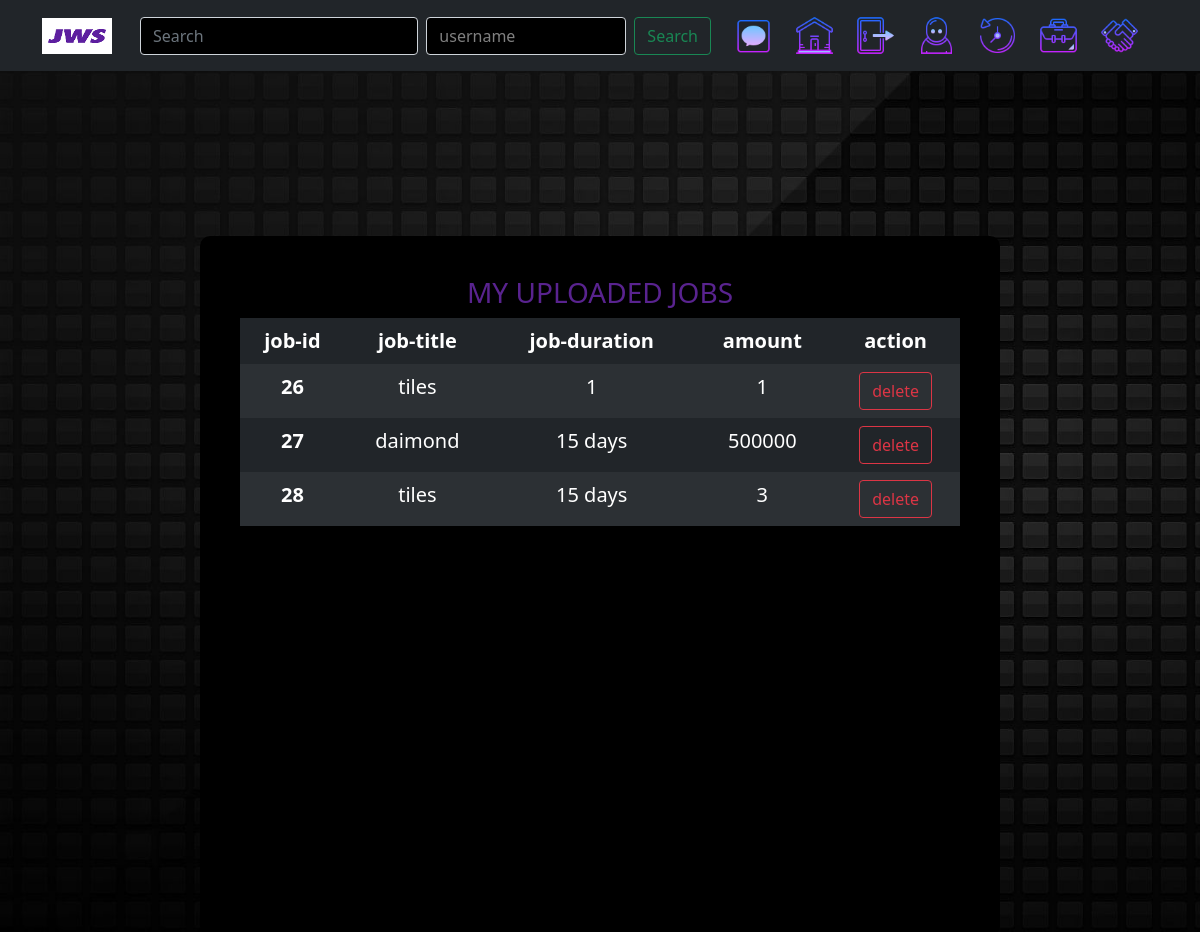
The page /jobs/myjobs (signed in) on the database as committed earlier.
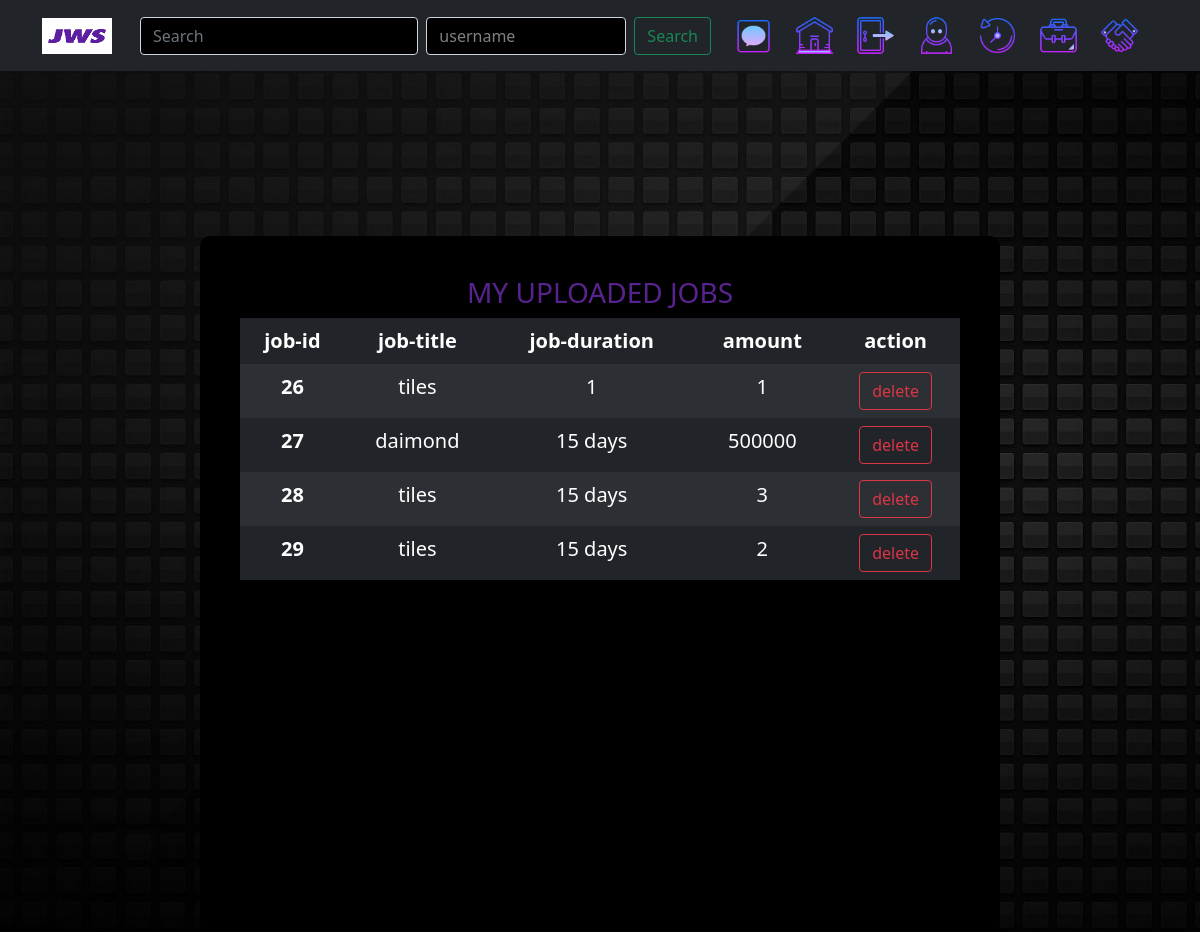
The same page on the database as committed later.
### jobs/models.py (models this page shows, shortened)
class jobs(models.Model):
    job_id=models.AutoField
    job_type=models.CharField(max_length=20)
    job_title=models.CharField(max_length=20)
    job_amount=models.IntegerField()
    job_description=models.CharField(max_length=300)
    job_duration=models.CharField(max_length=30)
    job_image=models.ImageField(upload_to='profile_pics')
    user=models.CharField(max_length=20,null=True)
    job_company=models.CharField(max_length=30,null=False,default='pvt.ltd')

### jobs/views.py (the view)
# urls.py: path("myjobs",views.myjobs,name="myjobs"),
def myjobs(request):
    if request.method=='GET':
        username=request.session['uname']
        jb=jobs()
        myjobs=jobs.objects.filter(user=username)
        jobsend={'total_jobs':myjobs,'job':jb}
        return render(request,'jobs/myjobs.html',jobsend)

### jobs/templates/jobs/myjobs.html (shortened to what this page needs)
{% extends 'jobs/base.html' %}
{% load static %}
{%block css %}<link rel="stylesheet" href="{% static 'history.css' %}"/>{%endblock%}
{% block body%}
<div class="profile">
    <table class="table table-striped table-hover table-dark table-borderless">
      <h3>MY UPLOADED JOBS</h3>
        <thead>
          <tr>
            <th scope="col">job-id</th>
            <th scope="col">job-title</th>
            <th scope="col">job-duration</th>
            <th scope="col">amount</th>
            <th scope="col">action</th>
          </tr>
        </thead>
        <tbody>
          {% for i in total_jobs %}
          <tr>
            <th scope="row">{{i.id}}</th>
            <td>{{i.job_title}}</td>
            <td>{{i.job_duration}}</td>
            <td>{{i.job_amount}}</td>
            <td><a href="{% url 'dltjob' i.id %}"><button class="btn btn-outline-danger">delete</button></a></td>
          </tr>
          {% endfor %}
        </tbody>
      </table>
</div>
{%endblock%}

### jobs/templates/jobs/base.html (shortened to what this page needs)
{% load static %}
<!DOCTYPE html>
<html lang="en">
<head>
  <link href="https://cdn.jsdelivr.net/npm/bootstrap@5.1.3/dist/css/bootstrap.min.css" rel="stylesheet">
  <link href="https://cdn.jsdelivr.net/npm/bootstrap@5.1.3/dist/css/bootstrap.min.css" rel="stylesheet"
>
        <link rel="stylesheet" href="{% static 'home.css' %}">
  {% block css%}
  {%endblock%}
</head>
<body>
  <nav class="navbar navbar-expand-lg navbar-dark bg-dark static-top">
    <div class="container">
      <a class="navbar-brand" href="{% url 'homepage' %}">
        <img src="{%static 'logo.png'%}" alt="..." height="36" width="70">
      </a>
      <div class="container-fluid">
        <form class="d-flex" method="post" action="/search">
          <input class="form-control me-2" type="search" placeholder="Search" name="search" aria-label="Search">
          <select class="form-select" style="width: 200px;color: gray;" name="search_cat" aria-label="Default select example">
            <option value="username"selected>username</option>
          </select>
        <form class="d-flex">
          <button class="btn btn-outline-success mx-2" type="submit">Search</button>
        </form>
      </div>
      <div class="collapse navbar-collapse" id="navbarSupportedContent">
        <ul class="navbar-nav ms-auto">
          <a class="navbar-brand" href="{% url 'gotochat' %}">
            <img src="{% static 'chat1.png' %}" alt="" width="45" height="45">
          <a class="navbar-brand" href="{% url 'homepage' %}">
            <img src="{% static 'home.png'%}" alt="" width="45" height="45">
          </a>
          <a class="navbar-brand" href="{% url 'logout' %}">
            <img src="{% static 'logout.png' %}" alt="" width="45" height="45">
          </a>
          <a class="navbar-brand" href="{% url 'profilepage' %}">
            <img src="{% static 'profile (2).png' %}" alt="" width="45" height="45">
          </a>
          <a class="navbar-brand" href="{% url 'allhistory' %}">
            <img src="{% static 'history.png' %}" alt="" width="45" height="45">
          </a>
          <a class="navbar-brand" href="{% url 'myjobs' %}">
            <img src="{% static 'my jobs (1).png' %}" alt="" width="45" height="45">
          </a>
          <a class="navbar-brand" href="{% url 'alldeals' %}">
            <img src="{% static 'deals.png' %}" alt="" width="45" height="45">
          </a>
        </ul>
      </div>
    </div>
  </nav>
  {% block body%}{%endblock%}
</body>
</html>

### loginmodule/static/home.css (style rules this page uses)
body { background: url('image/HOME-1.jpg') no-repeat; }
.form-control,.form-select { background: transparent; background-color: black; }

### jobs/static/history.css (style rules this page uses)
body { font-family: 'Mochiy+pop', Mochiy+pop; margin: 0px; padding: 0px; background: url('image/land-1.jpg') no-repeat; background-size: cover; background-attachment: fixed; background-repeat: no-repeat; color: black; }
.profile { position: absolute; margin-top: 120px; text-align: center; color: #59238F; font-size: 20px; top: 50%; left: 50%; transform: translate(-50%, -50%); width: 800px; height: 700px; min-height: 200px; background: #000000; border-radius: 10px; padding: 40px; box-sizing: border-box; }

Rows that differ between the two databases and show on the page:
added jobs: id "29", job_title "tiles", job_duration "15 days", job_amount "2"
